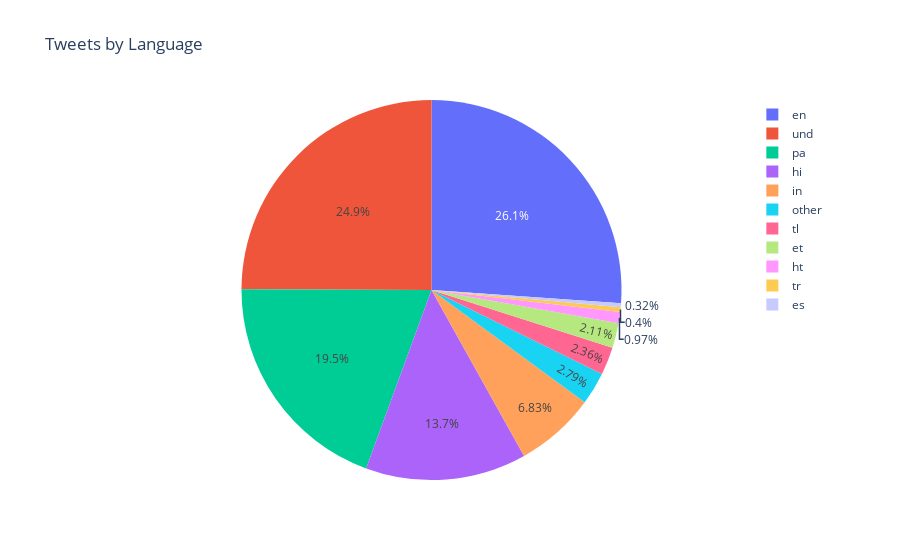

The code cell stored with this chart in its notebook:
### Markdown cell above
## Tweet Language

First, we plot the language distribution of the tweets. The language labels are automatically assigned by Twitter based on the tweet text, and hence may not always be accurate. Several examples containing Hinglish text could be found on a random sampling of the dataset, which were incorrectly categorised as English.

We find that almost a fourth of the tweets were not categorised (`und` or *undefined*), and according to Twitter, they consist of texts that only contain entity names, emojis, URLS, twitter handles, gibberish or content that the classification model failed to recognise as any language.

English, Punjabi and Hindi form a significant portion of the categorised tweets, which is expected, given that the hashtag refers to a social event (recent protests by farmers in Punjab and Haryana against changes to agricultural laws) pertaining to Northern India. Delhi, being the seat of the Parliament, was the epicenter of the protest, which explains why this hashtag was trending in Delhi.

**Note:** *The below plot is interactive. Clicking on the legend removes categories from the composition calculation. A similar plot can be found on [twisualise](https://twisualise.herokuapp.com).*

### Code cell
lang_counts = df.groupby('lang')['id'].count().to_frame().reset_index()
lang_counts.columns = ['lang', 'count']
lang_counts.sort_values(by='count', inplace=True, ascending=False)
lang_counts.iloc[10:, :].loc[:, 'lang'] = 'other'
fg = px.pie(lang_counts, values='count', names='lang', title='Tweets by Language')
fg.write_image(os.path.join(PATH_OUT, 'plots/language-dist.svg'))
fg.show()

### Figure 1 — Plotly figure (JSON) as saved in the notebook; plotly's stock layout.template omitted (floating-point values rounded to 4 significant figures)
{"data": [{"domain": {"x": [0, 1], "y": [0, 1]}, "hovertemplate": "lang=%{label}<br>count=%{value}<extra></extra>", "labels": ["en", "und", "pa", "hi", "in", "tl", "et", "ht", "tr", "es", "other", "other", "other", "other", "other", "other", "other", "other", "other", "other", "other", "other", "other", "other", "other", "other", "other", "other", "other", "other", "other", "other", "other", "other"], "legendgroup": "", "name": "", "showlegend": true, "type": "pie", "values": [2612, 2494, 1947, 1369, 683, 236, 211, 97, 40, 32, 26, 24, 24, 22, 19, 19, 16, 16, 15, 11, 10, 10, 9, 9, 7, 7, 6, 6, 5, 5, 4, 4, 4, 1]}], "layout": {"legend": {"tracegroupgap": 0}, "title": {"text": "Tweets by Language"}}}
